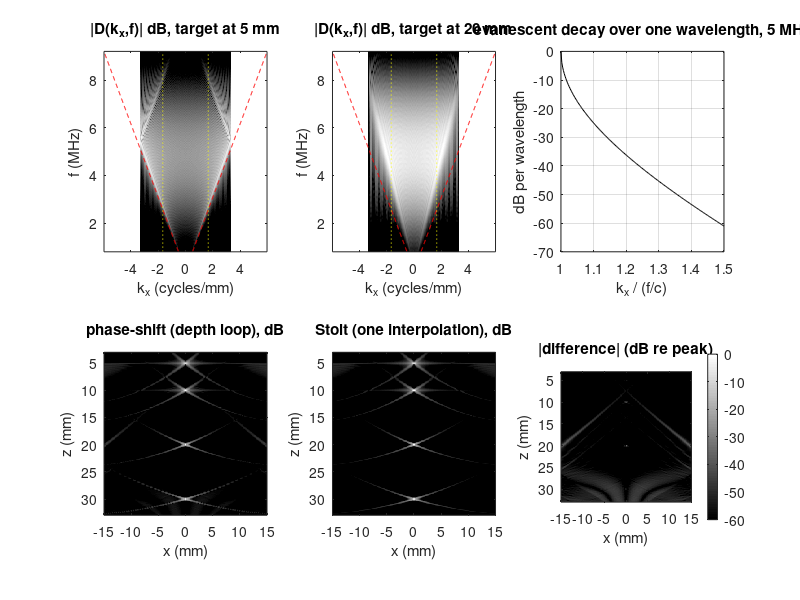

Source code (MATLAB):
%% m24_kspace_evanescent.m  --  channel data in (kx, f): the propagating cone, aliasing, evanescent waves
% Purpose : (1) 2D FFT of 0-degree plane-wave channel data. The receive leg is a one-way
%           wave field on the array, so its energy lies inside the cone |kx| <= f/c; the
%           region outside is evanescent and empty. (2) Spatial aliasing: with pitch p the
%           kx axis wraps at 1/(2p); the energy that would fold is measured per target
%           depth for p = 0.30 mm (about lambda at 5 MHz). (3) Why evanescent components are
%           never back-propagated: their gain exp(2 pi z sqrt(kx^2 - (f/c)^2)) explodes.
%           (4) Phase-shift imaging (depth loop, exact plane-wave map, no interpolation)
%           against the Stolt version of the same map (one interpolation): equal images.
% Change  : target depths, pitch, the depth step of the phase-shift loop.
% Expect  : energy outside the cone below -40 dB (window leakage only); the share of
%           energy beyond |kx| = 1/(2 x 0.30 mm) grows from a few % for deep targets to
%           ~30 % for a target at 5 mm; Stolt vs phase-shift residual near -30 dB.
% Model   : as m24_stolt_planewave.m (Born, point elements, no attenuation), pitch 0.15 mm
%           (lambda/2 at 5 MHz, 256 elements) so the reference spectrum is not aliased.
%           Runtime ~10 s in Octave.
% Base MATLAB only; runs in MATLAB R2019b+ and GNU Octave 8.
clear; close all; rng(1);
tStart = tic;

%% Parameters and data (0-degree plane wave, IQ)
c = 1.540; f0 = 5; lam = c/f0; FBW = 0.6; fs = 20;
p = 0.15;  Nel = 256;  xe = ((0:Nel-1) - (Nel-1)/2)*p;        % 38.4 mm aperture
depths = [5 10 20 30];  nt = 1000;
sig_f = FBW*f0/(2*sqrt(2*log(2)));  sig_t = 1/(2*pi*sig_f);
kt = (-ceil(4*sig_t*fs):ceil(4*sig_t*fs)).';  envK = exp(-(kt/fs).^2/(2*sig_t^2));
nfft = 1024;  Df = fs/nfft;  fq = [0:nfft/2-1, -nfft/2:-1]*Df + f0;
bq = find(fq >= 0.8 & fq <= 9.2);  [fB, o] = sort(fq(bq));  bq = bq(o);  fB = fB(:);  nB = numel(fB);
nxp = 512;  kx = [0:nxp/2-1, -nxp/2:-1]/(nxp*p);              % cycles/mm
spec = cell(1, numel(depths));  Sall = 0;
tw = 0.5 - 0.5*cos(pi*min(1, min(0:Nel-1, Nel-1:-1:0)/(0.125*(Nel-1))));   % Tukey(0.25) taper
fprintf('%8s %14s %14s %16s %18s\n', 'depth', 'outside cone', 'outside cone', 'beyond 1/(2x0.3)', 'max receive angle');
fprintf('%8s %14s %14s %16s %18s\n', '(mm)', 'rect (dB)', 'Tukey (dB)', '(% of energy)', 'to array edge');
for id = 1:numel(depths)
    z0 = depths(id);  tau = (z0 + sqrt(xe.^2 + z0^2))/c;      % 0-degree plane wave, two-way
    q = tau*fs;  i0 = floor(q);  fr = q - i0;  w = exp(-1i*2*pi*f0*tau);
    Sd = zeros(nt, Nel);
    Sd(sub2ind([nt Nel], i0 + 1, 1:Nel)) = w.*(1-fr);  Sd(sub2ind([nt Nel], i0 + 2, 1:Nel)) = Sd(sub2ind([nt Nel], i0 + 2, 1:Nel)) + w.*fr;
    S  = conv2(Sd, envK, 'same');  Sall = Sall + S;
    D  = fft(S, nfft, 1);  D = fft(D(bq, :), nxp, 2);  P = abs(D).^2;
    Dw = fft(S, nfft, 1);  Dw = fft(Dw(bq, :).*tw, nxp, 2);  Pw = abs(Dw).^2;   % tapered aperture
    out  = abs(kx) > fB/c;  wrap = abs(kx) > 1/(2*0.30);
    spec{id} = D;
    fprintf('%8.0f %14.1f %14.1f %16.1f %16.1f deg\n', z0, 10*log10(sum(P(out))/sum(P(:))), 10*log10(sum(Pw(out))/sum(Pw(:))), ...
        100*sum(P(wrap & ~out))/sum(P(:)), atan(max(abs(xe))/z0)*180/pi);
end
fprintf('kx Nyquist: %.2f /mm (p = 0.15 mm), %.2f /mm (p = 0.30 mm); cone edge f/c at 5 MHz: %.2f /mm\n', ...
    1/(2*p), 1/(2*0.30), f0/c);
fprintf('the cone reaches the p = 0.30 mm Nyquist at f = c/(2p) = %.2f MHz: above it, steep arrivals alias\n\n', c/(2*0.30));

%% Evanescent gain if one tried to back-propagate
fprintf('back-propagation gain of an evanescent component at 5 MHz, exp(2 pi z sqrt(kx^2-(f/c)^2)):\n');
fprintf('%12s %12s %12s %12s\n', 'kx/(f/c)', 'z = lam/4', 'z = 1 mm', 'z = 10 mm');
for r = [1.01 1.1 1.5]
    a = 2*pi*sqrt(r^2 - 1)*f0/c;                               % decay rate (1/mm)
    fprintf('%12.2f %10.1f dB %10.1f dB %10.0f dB\n', r, 20*log10(exp(a*lam/4)), 20*log10(exp(a*1)), 20*log10(exp(a*10)));
end
fprintf('(the same numbers, negative, are how fast an evanescent field decays away from its source)\n\n');

%% Phase-shift imaging vs Stolt, both with the exact 0-degree map Kz = kz + f/c
D = fft(Sall, nfft, 1);  D = fft(D(bq, :), nxp, 2);            % nB x nxp
dz = 0.077;  zg = (round(3/dz):round(33/dz)).'*dz;  Nz = numel(zg);   % on the Stolt depth grid
KZr = sqrt(max((fB/c).^2 - kx.^2, 0));  prop = (fB/c).^2 >= kx.^2;  % receive kz, propagating mask
t1 = tic;
psi = D .* prop .* exp(1i*2*pi*(KZr + fB/c)*zg(1));            % field at the first depth
step = exp(1i*2*pi*(KZr + fB/c)*dz) .* prop;
imPS = zeros(Nz, nxp);
for k = 1:Nz
    imPS(k, :) = sum(psi, 1);                                  % imaging condition t = 0: sum over f
    psi = psi .* step;                                         % one depth step, transmit + receive
end
imPS = ifft(imPS, [], 2);                                      % kx -> x
tPS = toc(t1);
% Stolt with the same map (interpolation along f instead of the depth loop)
t1 = tic;
ntq = 4096;  Dq = fs/ntq;  fq2 = [0:ntq/2-1, -ntq/2:-1]*Dq + f0;
b2 = find(fq2 >= 0.8 & fq2 <= 9.2);  [fB2, o] = sort(fq2(b2));  b2 = b2(o);  fB2 = fB2(:);  n2 = numel(fB2);
tc = nt/(2*fs);
D2 = fft(Sall, ntq, 1);  D2 = fft(D2(b2, :) .* exp(1i*2*pi*fB2*tc), nxp, 2);
NZ = 2048;  dKz = 1/(NZ*dz);  Kz = (0:NZ-1).'*dKz;  zS = (0:NZ-1).'*dz;
[KX, KZ] = meshgrid(kx, Kz);
F = c*(KX.^2 + KZ.^2)./(2*KZ + eps);  J = abs(c*(KZ.^2 - KX.^2)./(2*KZ.^2 + eps));
ok = KZ > 0 & (KZ - F/c) >= 0;
qq = (F - fB2(1))/Dq + 1;  k0 = floor(qq);  ww = qq - k0;  ok = ok & k0 >= 1 & k0 < n2;
lk = k0(ok) + n2*(ceil(find(ok)/NZ) - 1);
I = zeros(NZ, nxp);  I(ok) = ((1 - ww(ok)).*D2(lk) + ww(ok).*D2(lk+1)) .* J(ok) .* exp(-1i*2*pi*F(ok)*tc);
imS = ifft2(I);  [~, j0] = min(abs(zS - zg(1)));  imS = imS(j0:j0+Nz-1, :);
tS = toc(t1);
% The phase-shift sum over f needs no weight: Stolt's Jacobian df = |df/dKz| dKz is exactly
% what turns the same integral over f into an integral over Kz.
fprintf('phase-shift depth loop: %.2f s (%d depths); Stolt: %.2f s\n', tPS, Nz, tS);
sel = abs(((0:nxp-1)*p + xe(1))) <= 15;  A = imPS(:, sel);  B = imS(:, sel);
al = (A(:)'*B(:))/(A(:)'*A(:));
E1 = abs(al*A);  E2 = abs(B);  m = E2 > 0.01*max(E2(:));
xs = (0:nxp-1)*p + xe(1);  [~, kx0] = min(abs(xs));
fprintf('Stolt (with Jacobian) vs phase-shift (no weight), same pixels:\n');
for z0 = depths
    [~, kz] = min(abs(zg - z0));  a1 = al*imPS(kz, kx0);  b1 = imS(kz, kx0);
    fprintf('  target at %2g mm: amplitude ratio %.3f, phase difference %.3f rad\n', z0, abs(b1)/abs(a1), angle(b1/a1));
end
fprintf('  max |difference| %.1f dB re peak; mean |dB difference| over pixels above -40 dB: %.2f dB\n', ...
    20*log10(max(abs(al*A(:) - B(:)))/max(E2(:))), mean(abs(20*log10(E1(m)./E2(m)))));
fprintf('total run time %.1f s\n', toc(tStart));

%% Figures
figure('Position', [50 50 1100 650]);
for id = [1 3]
    subplot(2,3,1 + (id == 3));
    P = 20*log10(abs(fftshift(spec{id}, 2)) + eps);  P = P - max(P(:));
    imagesc(fftshift(kx), fB, max(P, -50), [-50 0]); axis xy; hold on;
    plot(fB/c, fB, 'r--', -fB/c, fB, 'r--');
    plot([1 1]/(2*0.30), fB([1 end]), 'y:', -[1 1]/(2*0.30), fB([1 end]), 'y:');
    xlabel('k_x (cycles/mm)'); ylabel('f (MHz)'); title(sprintf('|D(k_x,f)| dB, target at %g mm', depths(id)));
end
colormap(gray);
subplot(2,3,3);
kr = linspace(1, 1.5, 200);  plot(kr, -20*log10(exp(2*pi*sqrt(kr.^2 - 1)*f0/c*lam)), 'k'); grid on;
xlabel('k_x / (f/c)'); ylabel('dB per wavelength'); title('evanescent decay over one wavelength, 5 MHz');
xs = (0:nxp-1)*p + xe(1);
subplot(2,3,4); imagesc(xs, zg, max(20*log10(abs(imPS)/max(abs(imPS(:)))), -50), [-50 0]); axis image; axis([-15 15 3 33]);
title('phase-shift (depth loop), dB'); xlabel('x (mm)'); ylabel('z (mm)');
subplot(2,3,5); imagesc(xs, zg, max(20*log10(abs(imS)/max(abs(imS(:)))), -50), [-50 0]); axis image; axis([-15 15 3 33]);
title('Stolt (one interpolation), dB'); xlabel('x (mm)'); ylabel('z (mm)');
subplot(2,3,6); imagesc(xs, zg, max(20*log10(abs(al*imPS - imS)/max(abs(imS(:)))), -60), [-60 0]); axis image; axis([-15 15 3 33]);
colorbar; title('|difference| (dB re peak)'); xlabel('x (mm)'); ylabel('z (mm)');
